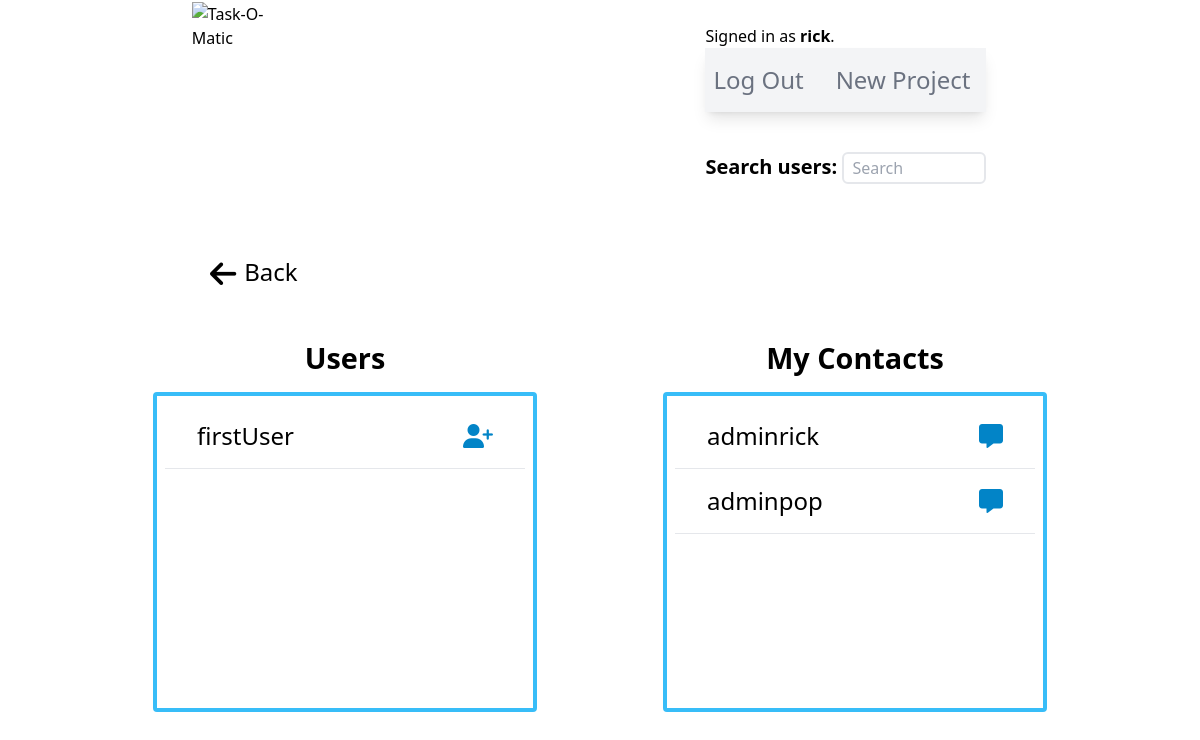
Page /users (signed in) on the earlier database version.
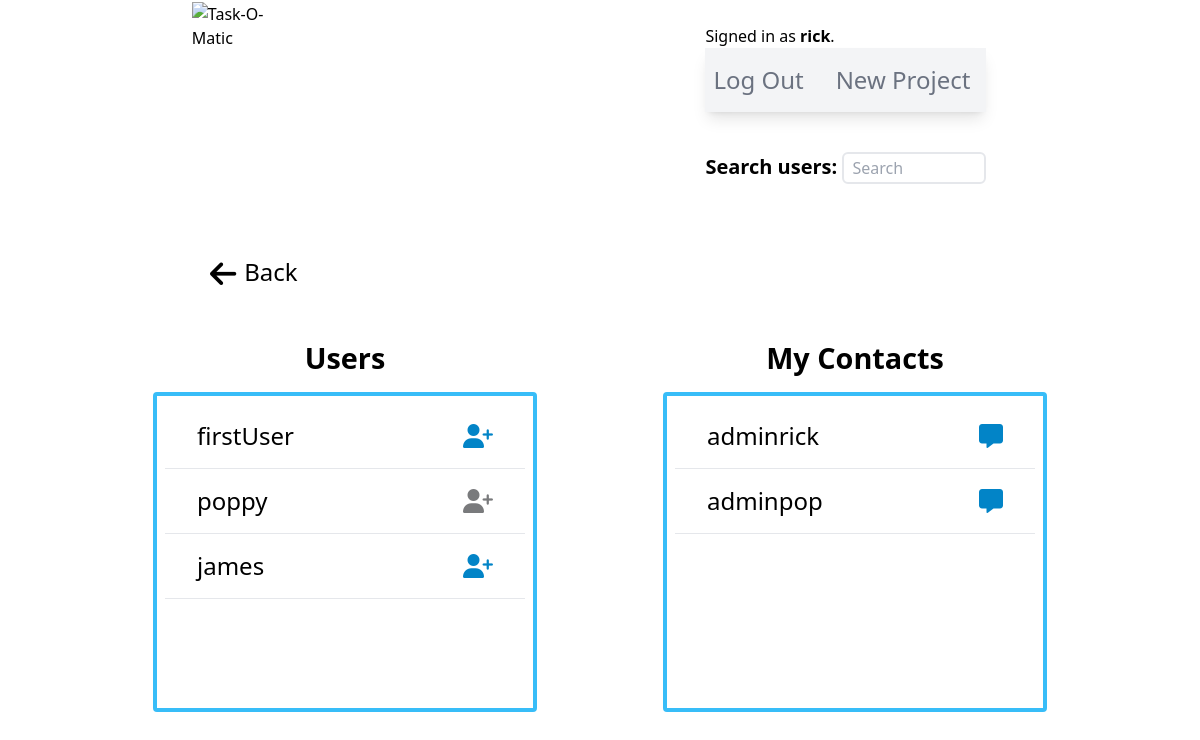
Same page on the later database version.
### taskomatic/models.py (models this page shows)
class User(AbstractUser):
    pass

### taskomatic/views.py (the view)
# urls.py: path("users", views.users_view, name="users"),
def users_view(request):
    q = request.GET.get('q', '')
    currentUserId = request.user.id
    currentUser = User.objects.get(id=currentUserId)
    users = User.objects.filter(Q(username__icontains=q), ~Q(username=currentUser))
    relationship = Relationship.objects.filter(Q(from_user=currentUser) | Q(to_user=currentUser))
    acceptedRelationshipStatus = {}
    pendingRelationshipStatus = {}
    for relation in relationship:
        if relation.status == 'pending':
            if currentUser == relation.from_user:
                user = str(relation.to_user)
                pendingRelationshipStatus[user] = relation.status
            elif currentUser == relation.to_user:
                user = str(relation.from_user)
                pendingRelationshipStatus[user] = relation.status
        elif relation.status == 'accepted':
            if currentUser == relation.from_user:
                user = str(relation.to_user)
                acceptedRelationshipStatus[user] = relation.status
            elif currentUser == relation.to_user:
                user = str(relation.from_user)
                acceptedRelationshipStatus[user] = relation.status
    context = {
        "users": users,
        "acceptedRelationshipStatus": acceptedRelationshipStatus,
        "pendingRelationshipStatus": pendingRelationshipStatus
    }
    return render(request, "taskomatic/users.html", context)

### taskomatic/templates/taskomatic/users.html (shortened to what this page needs)
{% extends "./layout.html" %}
{% load static %}
{% block body %}
<div class="mx-auto w-[65%] mt-12">
    <a href="{% url 'index' %}" class="hover:text-sky-700 h-full"><i class="fa-solid fa-arrow-left text-3xl pr-2"></i><span class="inline-block text-2xl relative bottom-1">Back</span></a>
</div>
<div class="flex justify-around w-[85%] mx-auto flex-wrap">
    <div class="flex flex-col items-center mt-12">
        <h2 class="text-3xl font-bold mb-4">Users</h2>
        {% if users %}
        <div class="p-2 border-4 border-sky-400 rounded min-h-[20rem] w-96">
            {% for user in users %}
                {% if user.username not in acceptedRelationshipStatus %}
            <div class="flex justify-between items-center mb-4 mt-4">
                <p class="text-2xl ml-8">{{ user.username }}</p>
                    {% if user.username in pendingRelationshipStatus %}
                <button class="text-2xl text-sky-600 hover:text-sky-700 focus:outline-none mr-8 cursor-default" title="Pending">
                    <i class="fa-solid fa-user-plus" style="color: #797a7c;"></i>
                </button>
                    {% else %}
                <button class="text-2xl text-sky-600 hover:text-sky-700 focus:outline-none mr-8" title="Send request">
                    <a href="{% url 'addContact' user.id %}"><i class="fa-solid fa-user-plus"></i></a>
                </button>
                    {% endif %}
            </div>
            <hr>
                {% endif %}
            {% endfor %}
        </div>
        {% else %}
        <div class="p-2 border-4 border-cyan-300 rounded min-h-[20rem] w-96">
            <p class="text-xl text-center mt-10">No users found.</p>
        </div>
        {% endif %}
    </div>
    <div class="flex flex-col items-center mt-12 mb-12">
        <h2 class="text-3xl font-bold mb-4">My Contacts</h2>
        {% if users %}
        <div class="p-2 border-4 border-sky-400 rounded min-h-[20rem] w-96">
            {% for user in users %}
                {% if user.username in acceptedRelationshipStatus %}
            <div class="flex justify-between items-center mb-4 mt-4">
                <p class="text-2xl ml-8">{{ user.username }}</p>
                <button class="text-2xl text-sky-600 hover:text-sky-700 focus:outline-none mr-8" title="Message">
                    <a href=""><i class="fa-solid fa-message"></i></a>
                </button>
            </div>
            <hr>
                {% endif %}
            {% endfor %}
        </div>
        {% else %}
        <div class="p-2 border-4 border-cyan-300 rounded min-h-[20rem] w-96">
            <p class="text-xl text-center mt-10">No users found.</p>
        </div>
        {% endif %}
    </div>
{% endblock body %}

Differences in the rows shown:
added User: username "poppy", shown under "Users"
added User: username "james", shown under "Users"
